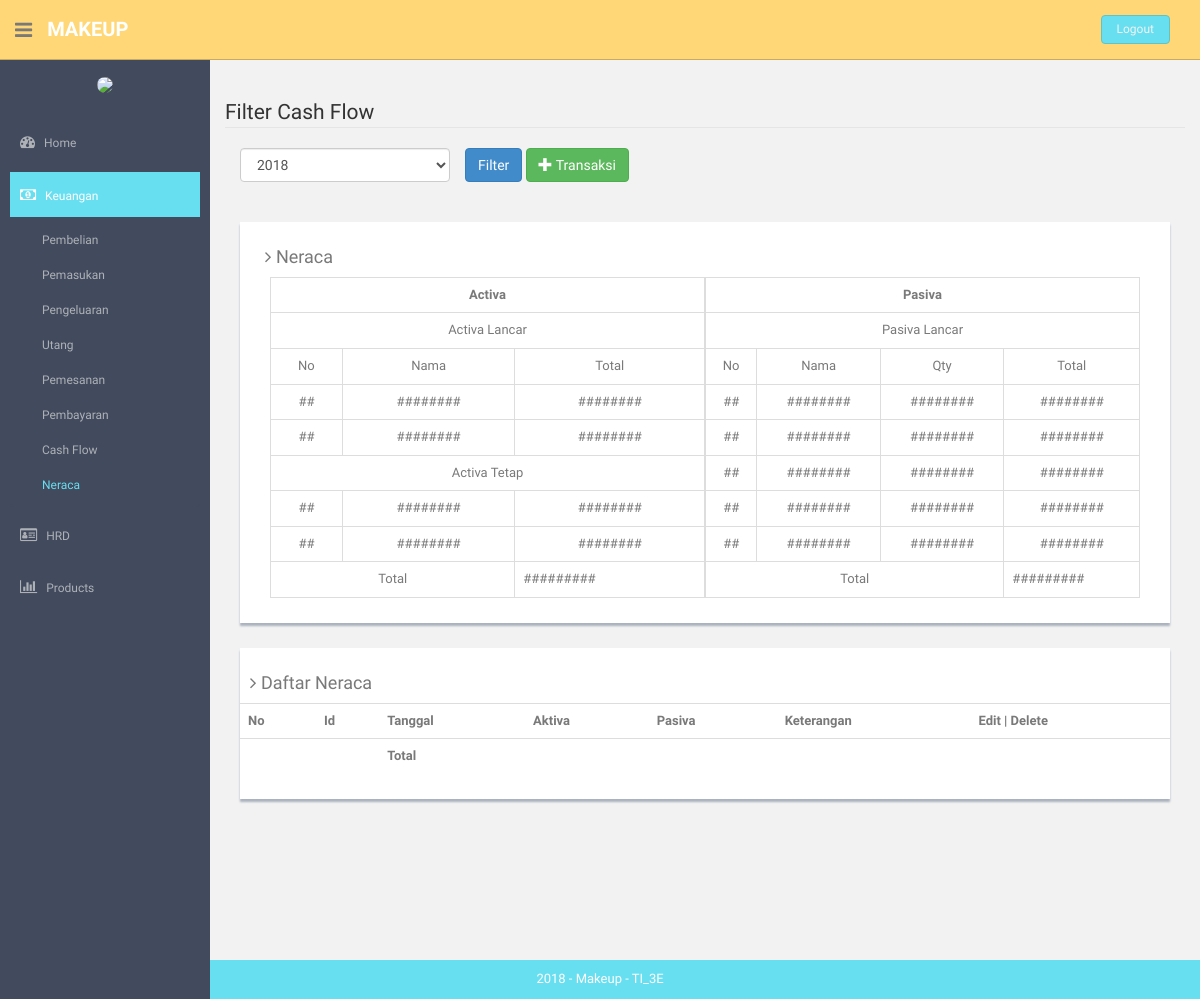
The page /index.php/neraca on the database as committed earlier.
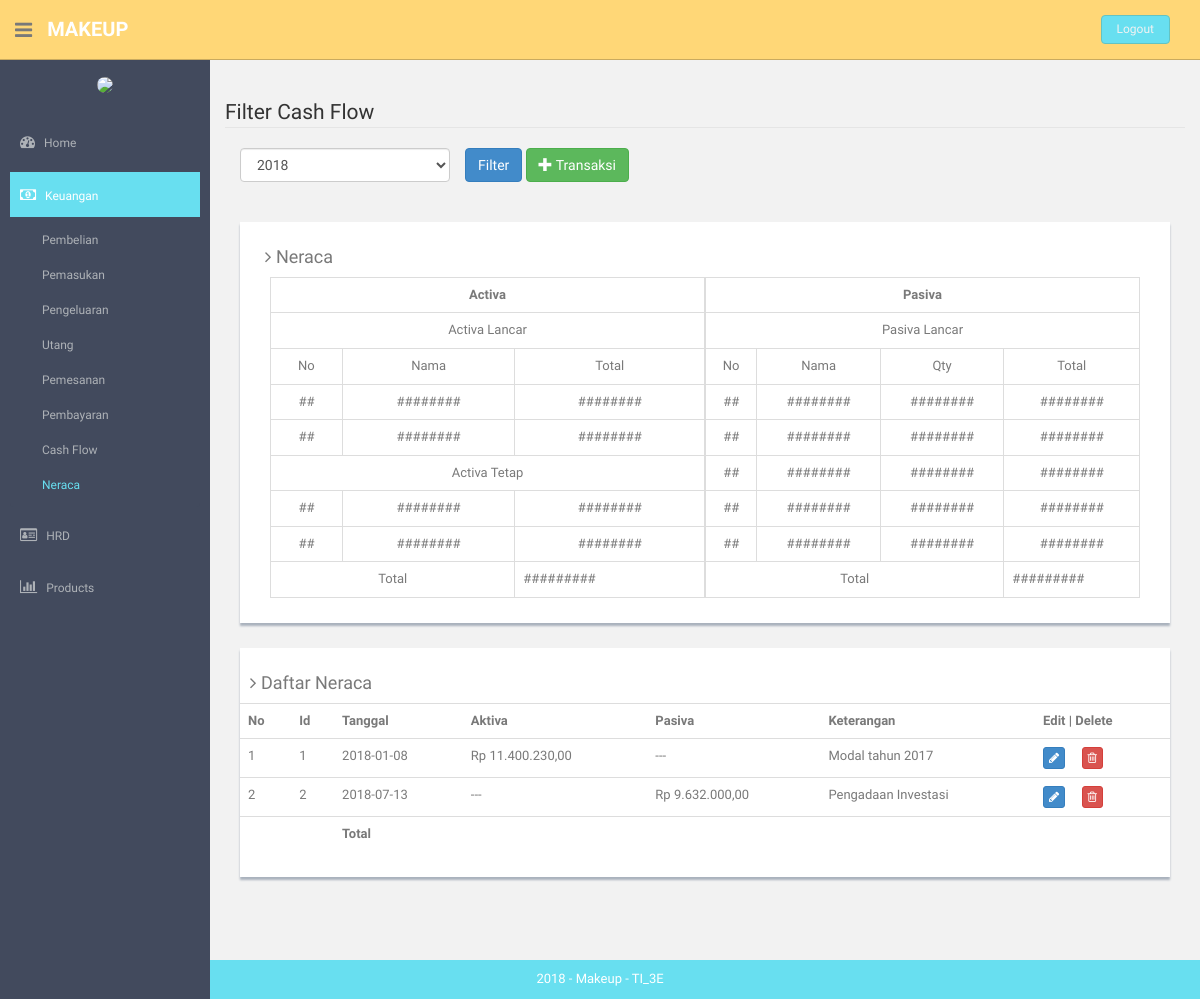
The same page on the database as committed later.
### tables this page shows
CREATE TABLE `neraca` (
  `id_neraca` int(11) NOT NULL,
  `id_user` int(11) NOT NULL,
  `jenis` int(1) NOT NULL,
  `total_transaksi` int(11) NOT NULL,
  `tgl_neraca` date NOT NULL,
  `keterangan` text NOT NULL
);

### application/controllers/Neraca.php (called while the page is built, shortened)
<?php
class Neraca extends CI_Controller {
	public function __construct()
	{
		$this->load->helper('url','form');
		$this->load->library('form_validation');
		$this->load->model('neraca_model');
		$this->load->model('user_model');
        $this->load->model('cashflow_model');
		$this->load->helper('html');
		$this->load->library('image_lib');
	}
	public function index()
	{
		$object['neraca']=$this->neraca_model->getDataNeraca();
		$cek['status'] = array(
        		'home'=>'',
        		'hrd'=>'',
        		'keuangan'=>'active',
        		'produk'=>'',
        		'pembelian'=>'',
        		'pemasukan'=>'',
        		'pengeluaran'=>'',
        		'utang'=>'',
        		'cash_flow'=>'',
        		'neraca'=>'active',
        		'admin'=>'',
        		'gaji'=>'',
        		'golongan'=>'',
        		'absensi'=>'',
        		'user'=>'',
        		'barang'=>'',
        		'supplier'=>'',
        		'kategori'=>'',
        		);
		$this->load->view('component/header',$cek);
		$this->load->view('neraca/neraca_view',$object);
		$this->load->view('component/footer');
	}
}

### index.php (called while the page is built, shortened)
<?php
require_once BASEPATH.'core/CodeIgniter.php';

### application/models/Neraca_model.php (called while the page is built, shortened)
<?php
class Neraca_model extends CI_Model {
	public function getDataNeraca()
	{
		$query = $this->db->query("SELECT * from neraca");
		return $query->result();
	}
}

### application/views/neraca/neraca_view.php (the view, shortened to what this page needs)
<?php
function rupiah($angka){
  $hasil_rupiah = "Rp " . number_format($angka,2,',','.');
  return $hasil_rupiah;
}
?><!-- **********************************************************************************************************************************************************
<section id="main-content">
  <section class="wrapper site-min-height">
    <br><br>
    <legend>Filter Cash Flow</legend>
      <?php echo form_open('cashflow/filter'); ?>
          <div class="form-group col-md-3">
            <select name="tahun" id="inputBulan" class="form-control" required="required">
              <?php for ($i=date('Y'); $i >date('Y')-4  ; $i--) {?>
                 <option value="<?php echo $i ?>"><?php echo $i ?></option>
              <?php } ?>
            </select>
          </div>
          <button type="submit" class="btn btn-primary">Filter</button>
          <a href="<?php echo site_url('neraca/form_neraca') ?>" class="btn btn-success" ><span class="glyphicon glyphicon-plus" aria-hidden="true"></span> Transaksi</a>
        <?php echo form_close(); ?>
    <div class="col-md-12 mt">
      <div class="content-panel col-md-12" style="padding left: : 20px">
      <h4><i class="fa fa-angle-right"></i> Neraca </h4>
      <div class="col-xs-6 col-sm-6 col-md-6 col-lg-6" style="padding-right: 0">
        <table class="table table-bordered ">
        <tr>
          <th colspan="3" style="text-align: center;">Activa</th>
        </tr>
        <tr>
          <td colspan="3" align="center">Activa Lancar</td>
        </tr>
        <tr>
          <td align="center">No</td>
          <td align="center">Nama</td>
          <td align="center">Total</td>
        </tr>
        <tr>
          <td align="center">##</td>
          <td align="center">########</td>
          <td align="center">########</td>
        </tr>
        <tr>
          <td align="center">##</td>
          <td align="center">########</td>
          <td align="center">########</td>
        </tr>
        <tr>
          <td colspan="3" align="center">Activa Tetap</td>
        </tr>
        <tr>
          <td align="center">##</td>
          <td align="center">########</td>
          <td align="center">########</td>
        </tr>
        <tr>
          <td align="center">##</td>
          <td align="center">########</td>
          <td align="center">########</td>
        </tr>
        <tfoot>
          <td colspan="2" align="center">Total</td>
          <td>#########</td>
        </tfoot>
      </table>
      </div>
      <div class="col-xs-6 col-sm-6 col-md-6 col-lg-6" style="padding-left: 0">
      <table class="table table-bordered" >
        <tr>
          <th colspan="4" style="text-align: center;">Pasiva</th>
        </tr>
        <tr>
          <td colspan="4" align="center">Pasiva Lancar</td>
        </tr>
        <tr>
          <td align="center">No</td>
          <td align="center">Nama</td>
          <td align="center">Qty</td>
          <td align="center">Total</td>
        </tr>
        <tr>
          <td align="center">##</td>
          <td align="center">########</td>
          <td align="center">########</td>
          <td align="center">########</td>
        </tr>
        <tr>
          <td align="center">##</td>
          <td align="center">########</td>
          <td align="center">########</td>
          <td align="center">########</td>
        </tr>
        <tr>
          <td align="center">##</td>
          <td align="center">########</td>
          <td align="center">########</td>
          <td align="center">########</td>
        </tr>
        <tr>
          <td align="center">##</td>
          <td align="center">########</td>
          <td align="center">########</td>
          <td align="center">########</td>
        </tr>
        <tr>
          <td align="center">##</td>
          <td align="center">########</td>
          <td align="center">########</td>
          <td align="center">########</td>
        </tr>
        <tfoot>
          <td colspan="3" align="center">Total</td>
          <td>#########</td>
        </tfoot>
      </table>
      </div>
      </div>
      </div>
      <div class="col-md-12 mt">
      <div class="content-panel">
        <table class="table table-hover">
        <h4><i class="fa fa-angle-right"></i> Daftar Neraca </h4>
        <tr>
          <th>No</th>
          <th>Id</th>
          <th>Tanggal</th>
          <th>Aktiva</th>
          <th>Pasiva</th>
          <th>Keterangan</th>
          <th align="center">Edit | Delete</th>
        </tr>
        <?php
        $no = 1;
        foreach($neraca as $key){
        ?>
        <tr>
          <td><?php echo $no++ ?></td>
          <td><?php echo $key->id_neraca ?></td>
          <td><?php echo $key->tgl_neraca ?></td>
          <td a><?php if ($key->jenis==1 || $key->jenis==2)
            {
              echo rupiah($key->total_transaksi);
            } else echo "---"?>
          </td>
          <td><?php if ($key->jenis==3)
            {
              echo rupiah($key->total_transaksi);
            } else echo "---"?>
          </td>
          <td><?php echo $key->keterangan ?></td>
          <td>
                <a class="btn btn-primary btn-xs" href="<?php echo site_url('neraca/update/').$key->id_neraca ?>">
                  <i class="fa fa-pencil"></i>
                </a>&nbsp;&nbsp;&nbsp;&nbsp;
                <a class="btn btn-danger btn-xs" href="<?php echo site_url('neraca/delete/').$key->id_neraca ?>">
                  <i class="fa fa-trash-o"></i>
                </a>
          </td>
        </tr>
        <?php } ?>
      <tfoot>
        <tr>
          <td></td>
          <td></td>
          <td><b>Total</b></td>
          <td></td>
          <td></td>
          <td></td>
          <td></td>
        </tr>
      </tfoot>
      </table>
      </div>
      </div>
    </section>
    </section>

### application/views/component/header.php (shortened to what this page needs)
<!DOCTYPE html>
<html lang="en">
  <head>
    <link rel="stylesheet" type="text/css" href="<?php echo base_url()?>assets/css/bootstrap.css">
    <link rel="stylesheet" type="text/css" href="<?php echo base_url()?>assets/font-awesome/css/font-awesome.css">
    <link rel="stylesheet" type="text/css" href="<?php echo base_url()?>assets/css/zabuto_calendar.css">
    <link rel="stylesheet" type="text/css" href="<?php echo base_url()?>assets/js/gritter/css/jquery.gritter.css">
    <link rel="stylesheet" type="text/css" href="<?php echo base_url()?>assets/lineicons/style.css">
    <link rel="stylesheet" href="https://cdnjs.cloudflare.com/ajax/libs/font-awesome/4.7.0/css/font-awesome.min.css">
    <link rel="stylesheet" type="text/css" href="<?php echo base_url()?>assets/css/style.css">
    <link rel="stylesheet" type="text/css" href="<?php echo base_url()?>assets/css/style-responsive.css">
  </head>
  <body>
  <section id="container" >
      <header class="header black-bg">
              <div class="sidebar-toggle-box">
                  <div class="fa fa-bars tooltips" data-placement="right" data-original-title="Toggle Navigation"></div>
              </div>
            <a href="index.html" class="logo"><b>MAKEUP</b></a>
            <div class="top-menu">
            	<ul class="nav pull-right top-menu">
                    <li><a class="logout" href="<?php echo base_url(); ?>index.php/login/logout">Logout</a></li>
            	</ul>
            </div>
        </header>
      <aside>
          <div id="sidebar"  class="nav-collapse ">
              <ul class="sidebar-menu" id="nav-accordion">
                  <p class="centered"><a href="profile.html"><img src=<?php echo base_url('/assets/img/admin/').$this->session->userdata('userSession')['foto']; ?> class="img-circle" width="60"></a></p>
                  <li class="mt">
                      <a class="<?php echo $status['home'] ?>" href="<?php echo site_url('home') ?>">
                          <i class="fa fa-dashboard"></i>
                          <span>Home</span>
                      </a>
                  </li>
                  <li class="sub-menu">
                      <a href="javascript:;" class="<?php echo $status['keuangan'] ?>">
                          <i class="fa fa-money"></i>
                          <span>Keuangan</span>
                      </a>
                      <ul class="sub">
                          <li class="<?php echo $status['pembelian'] ?>"><a  href="<?php echo site_url('pembelian') ?>">Pembelian</a></li>
                          <li class="<?php echo $status['pemasukan'] ?>"><a  href="<?php echo site_url('pemasukan') ?>">Pemasukan</a></li>
                          <li class="<?php echo $status['pengeluaran'] ?>"><a  href="<?php echo site_url('Pengeluaran') ?>">Pengeluaran</a></li>
                          <li class="<?php echo $status['utang'] ?>"><a  href="<?php echo site_url('utang') ?>">Utang</a></li>
                          <li class=""><a  href="<?php echo site_url('pemesanan') ?>">Pemesanan</a></li>
                          <li class=""><a  href="<?php echo site_url('pembayaran') ?>">Pembayaran</a></li>
                          <li class="<?php echo $status['cash_flow'] ?>"><a  href="<?php echo site_url('cashflow') ?>">Cash Flow</a></li>
                          <li class="<?php echo $status['neraca'] ?>" ><a  href="<?php echo site_url('neraca') ?>">Neraca</a></li>
                      </ul>
                  </li>
                  <li class="sub-menu">
                      <a href="javascript:;" class="<?php echo $status['hrd'] ?>">
                          <i class="fa fa-drivers-license-o"></i>
                          <span>HRD</span>
                      </a>
                  </li>
                  <li class="sub-menu">
                      <a href="javascript:;" class="<?php echo $status['produk'] ?>">
                          <i class=" fa fa-bar-chart-o"></i>
                          <span>Products</span>
                      </a>
                  </li>
              </ul>
          </div>
      </aside>

### application/views/component/footer.php (shortened to what this page needs)
      <footer class="site-footer">
          <div class="text-center">
              2018 - Makeup - TI_3E
          </div>
      </footer>
  </section>
  </body>
</html>
  </body>
</html>

### assets/css/style.css (style rules this page uses)
body { color: #797979; background: #f2f2f2; font-family: 'Ruda', sans-serif; padding: 0px !important; margin: 0px !important; font-size:13px; }
ul li { list-style: none; }
a, a:hover, a:focus { text-decoration: none; outline: none; }
#container { width: 100%; height: 100%; }
.centered { text-align: center; }
.mt { margin-top: 25px; }
ul.top-menu > li > .logout { color: #f2f2f2; font-size: 12px; border-radius: 4px; -webkit-border-radius: 4px; border: 1px solid #64c3c2 !important; padding: 5px 15px; margin-right: 15px; background: #68dff0; margin-top: 15px; }
#sidebar { width: 210px; height: 100%; position: fixed; background: #424a5d; }
#sidebar ul li { position: relative; }
#sidebar .sub-menu > .sub li { padding-left: 32px; }
#sidebar .sub-menu > .sub li:last-child { padding-bottom: 10px; }
ul.sidebar-menu , ul.sidebar-menu li ul.sub { margin: -2px 0 0; padding: 0; }
ul.sidebar-menu { margin-top: 75px; }
#sidebar > ul > li > ul.sub { display: none; }
#sidebar > ul > li.active > ul.sub, #sidebar > ul > li > ul.sub > li > a { display: block; }
ul.sidebar-menu li ul.sub li { background: #424a5d; margin-bottom: 0; margin-left: 0; margin-right: 0; }
ul.sidebar-menu li ul.sub li:last-child { border-radius: 0 0 4px 4px; -webkit-border-radius: 0 0 4px 4px; }
ul.sidebar-menu li ul.sub li a { font-size: 12px; padding: 6px 0; line-height: 35px; height: 35px; -webkit-transition: all 0.3s ease; -moz-transition: all 0.3s ease; -o-transition: all 0.3s ease; -ms-transition: all 0.3s ease; transition: all 0.3s ease; color: #aeb2b7; }
ul.sidebar-menu li ul.sub li.active a { color: #68dff0; -webkit-transition: all 0.3s ease; -moz-transition: all 0.3s ease; -o-transition: all 0.3s ease; -ms-transition: all 0.3s ease; transition: all 0.3s ease; display: block; }
ul.sidebar-menu li { margin-bottom: 5px; margin-left:10px; margin-right:10px; }
ul.sidebar-menu li.sub-menu { line-height: 15px; }
ul.sidebar-menu li a span { display: inline-block; }
ul.sidebar-menu li a { color: #aeb2b7; text-decoration: none; display: block; padding: 15px 0 15px 10px; font-size: 12px; outline: none; -webkit-transition: all 0.3s ease; -moz-transition: all 0.3s ease; -o-transition: all 0.3s ease; -ms-transition: all 0.3s ease; transition: all 0.3s ease; }
ul.sidebar-menu li a.active, ul.sidebar-menu li a:hover, ul.sidebar-menu li a:focus { background: #68dff0; color: #fff; display: block; -webkit-transition: all 0.3s ease; -moz-transition: all 0.3s ease; -o-transition: all 0.3s ease; -ms-transition: all 0.3s ease; transition: all 0.3s ease; }
ul.sidebar-menu li a i { font-size: 15px; padding-right: 6px; }
ul.sidebar-menu li a.active i { color: #fff; }
#main-content { margin-left: 210px; }
.header, .footer { min-height: 60px; padding: 0 15px; }
.header { position: fixed; left: 0; right: 0; z-index: 1002; }
.black-bg { background: #ffd777; border-bottom: 1px solid #c9aa5f; }
.wrapper { display: inline-block; margin-top: 60px; padding-left: 15px; padding-right: 15px; padding-bottom: 15px; padding-top: 0px; width: 100%; }
a.logo { font-size: 20px; color: #ffffff; float: left; margin-top: 15px; text-transform: uppercase; }
a.logo b { font-weight: 900; }
#top_menu .nav > li, ul.top-menu > li { float: left; }
ul.top-menu > li > a { color: #666666; font-size: 16px; border-radius: 4px; -webkit-border-radius: 4px; border:1px solid #666666 !important; padding: 2px 6px; margin-right: 15px; }
.sidebar-toggle-box { float: left; padding-right: 15px; margin-top: 20px; }
.sidebar-toggle-box .fa-bars { cursor: pointer; display: inline-block; font-size: 20px; }
.content-panel { background: #ffffff; box-shadow: 0px 3px 2px #aab2bd; padding-top: 15px; padding-bottom: 5px; }
.content-panel h4 { margin-left: 10px; }
.site-footer { background: #68dff0; color: #fff; padding: 10px 0; }
.site-min-height { min-height: 900px; }

Rows that differ between the two databases and show on the page:
added neraca: id_neraca "1", tgl_neraca "2018-01-08", total_transaksi "Rp 11.400.230,00", keterangan "Modal tahun 2017"
added neraca: id_neraca "2", tgl_neraca "2018-07-13", total_transaksi "Rp 9.632.000,00", keterangan "Pengadaan Investasi"
